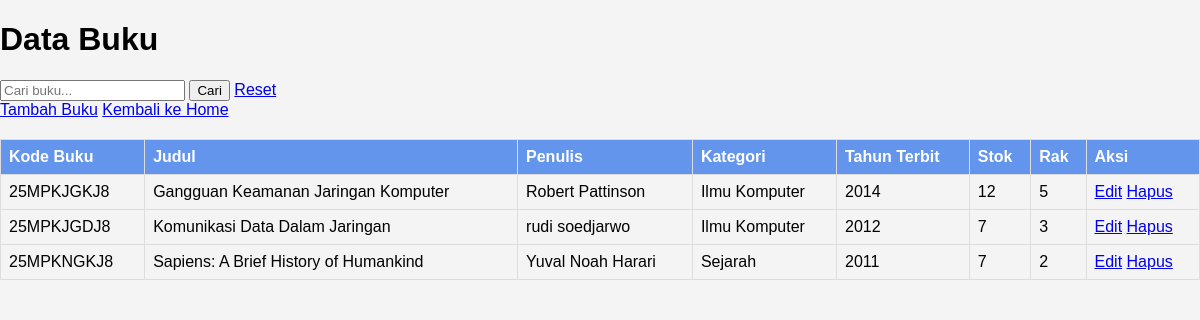
The app's page /modules/buku/index.php with its own data.
### tables this page shows
CREATE TABLE `buku` (
  `id_buku` int(11) NOT NULL,
  `kode_buku` varchar(50) NOT NULL,
  `judul` varchar(255) NOT NULL,
  `penulis` varchar(255) NOT NULL,
  `kategori` varchar(255) DEFAULT NULL,
  `tahun_terbit` int(4) NOT NULL,
  `rak` int(2) NOT NULL,
  `stok` int(11) NOT NULL
);

### modules/buku/index.php (the view, shortened to what this page needs)
<?php
include '../../config/koneksi.php';
$keyword = isset($_GET['keyword']) ? $_GET['keyword'] : '';
$query = "SELECT * FROM buku WHERE
          kode_buku LIKE '%$keyword%' OR
          judul LIKE '%$keyword%' OR
          penulis LIKE '%$keyword%' OR
          kategori LIKE '%$keyword%' OR
          tahun_terbit LIKE '%$keyword%' OR
          rak LIKE '%$keyword%'";
$result = $conn->query($query);
?>
<!DOCTYPE html>
<html lang="en">
<head>
    <link rel="stylesheet" href="../../assets/css/style.css">
</head>
<body>
    <h1>Data Buku</h1>
    <form method="GET" action="index.php">
        <input type="text" name="keyword" placeholder="Cari buku..." value="<?= htmlspecialchars($keyword); ?>">
        <button type="submit">Cari</button>
        <a href="index.php">Reset</a>
    </form>
    <a href="tambah.php">Tambah Buku</a>
    <a href="../../home.php">Kembali ke Home</a>
    <table border="1" cellspacing="0" cellpadding="5">
        <thead>
            <tr>
                <th>Kode Buku</th>
                <th>Judul</th>
                <th>Penulis</th>
                <th>Kategori</th>
                <th>Tahun Terbit</th>
                <th>Stok</th>
                <th>Rak</th>
                <th>Aksi</th>
            </tr>
        </thead>
        <tbody>
            <?php if ($result->num_rows > 0): ?>
                <?php while ($row = $result->fetch_assoc()): ?>
                    <tr>
                        <td><?= $row['kode_buku']; ?></td>
                        <td><?= $row['judul']; ?></td>
                        <td><?= $row['penulis']; ?></td>
                        <td><?= $row['kategori']; ?></td>
                        <td><?= $row['tahun_terbit']; ?></td>
                        <td><?= $row['stok']; ?></td>
                        <td><?= $row['rak']; ?></td>
                        <td>
                            <a href="edit.php?kode_buku=<?= $row['kode_buku']; ?>">Edit</a>
                            <a href="hapus.php?kode_buku=<?= $row['kode_buku']; ?>" onclick="return confirm('Yakin ingin menghapus buku ini?')">Hapus</a>
                        </td>
                    </tr>
                <?php endwhile; ?>
            <?php else: ?>
                <tr>
                    <td colspan="8">Tidak ada data ditemukan</td>
                </tr>
            <?php endif; ?>
        </tbody>
    </table>
</body>
</html>

### assets/css/style.css (style rules this page uses)
body { font-family: Arial, sans-serif; margin: 0; padding: 0; background-color: #f4f4f4; }
table { width: 100%; border-collapse: collapse; margin: 20px 0; }
table th, table td { border: 1px solid #ddd; padding: 8px; }
table th { background: #6495ED; color: white; text-align: left; }

### records on screen
buku: kode_buku "25MPKJGKJ8", judul "Gangguan Keamanan Jaringan Komputer", penulis "Robert Pattinson", kategori "Ilmu Komputer", tahun_terbit "2014", stok "12", rak "5"
buku: kode_buku "25MPKJGDJ8", judul "Komunikasi Data Dalam Jaringan", penulis "rudi soedjarwo", kategori "Ilmu Komputer", tahun_terbit "2012", stok "7", rak "3"
buku: kode_buku "25MPKNGKJ8", judul "Sapiens: A Brief History of Humankind", penulis "Yuval Noah Harari", kategori "Sejarah", tahun_terbit "2011", stok "7", rak "2"
